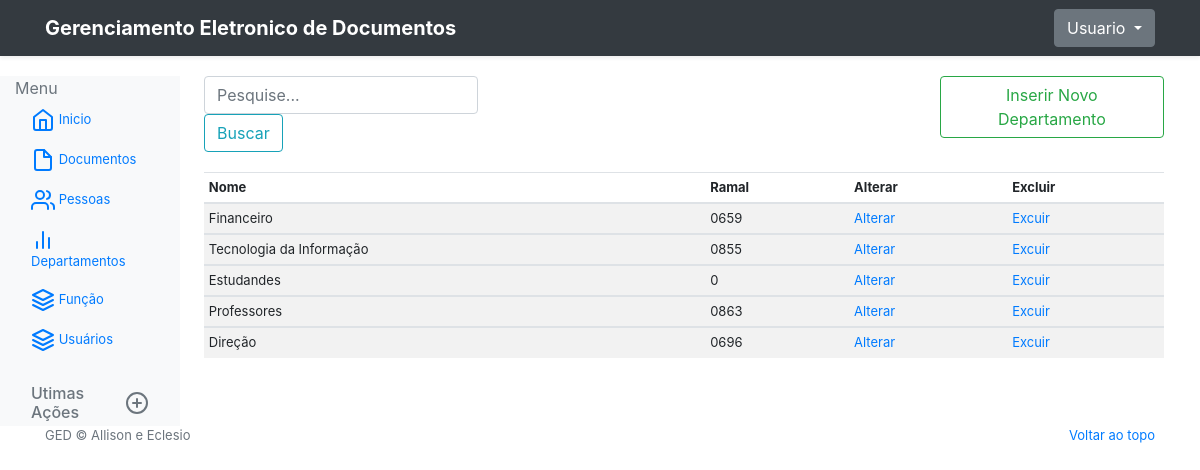
/dashboard/departamentos (signed in), run on an earlier commit of the app's database.
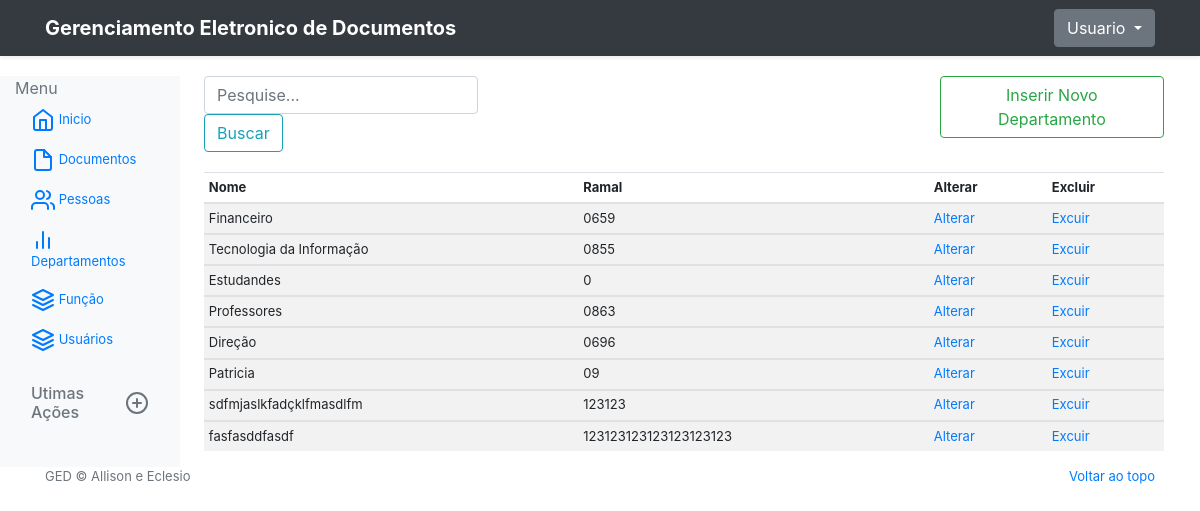
And on a later commit of the database.
### GED/models.py (models this page shows, shortened)
class Departamento(models.Model):
    nome = models.CharField(max_length=100)
    ramal = models.CharField(max_length=50)

### GED/views.py (the view)
# urls.py: path('dashboard/departamentos', dashboard_departamentos, name='dashboard_departamentos'),
@login_required
def dashboard_departamentos(request):
    departamento = Departamento.objects.all()
    return render(request, 'details_departamento.html', {'departamento': departamento})

### GED/templates/details_departamento.html (shortened to what this page needs)
{% extends "base-menu.html" %}
{% block main %}
<div class="search-field">
    <form action="{% url 'dashboard_busca_documentos' %}" method="POST" class="form-inline my-2 my-lg-0">
        <input name="consulta" class="form-control mr-sm-2" type="search" placeholder="Pesquise..." aria-label="Search">
        <button class="btn btn-outline-info my-2 my-sm-0" type="submit">Buscar</button>
    </form>
    <div style="margin-left: 40%">
        <form action="{% url 'create_departamentos' %}">
            <button class="btn btn-outline-success my-2 my-sm-0" type="submit">
                Inserir Novo Departamento
            </button>
        </form>
    </div>
</div>
<div class="table-responsive">
    <table class="table table-striped table-sm">
        <thead>
            <tr>
                <th>Nome</th>
                <th>Ramal</th>
                <th>Alterar</th>
                <th>Excluir</th>
            </tr>
        </thead>
        {% for dpt in departamento %}
        <tbody>
            <tr>
                <td>{{ dpt.nome }}</td>
                <td>{{ dpt.ramal }}</td>
                <td><a href="{% url 'update_departamento' dpt.id %}">Alterar</a></td>
                <td><a href="{% url 'delete_departamento' dpt.id %}">Excuir</a></td>
            </tr>
        </tbody>
        {% endfor %}
    </table>
</div>
{% endblock main %}

What changed in the data, as far as the page shows it:
added Departamento: nome "Patricia", ramal "09"
added Departamento: nome "sdfmjaslkfadçklfmasdlfm", ramal "123123"
added Departamento: nome "fasfasddfasdf", ramal "123123123123123123123"
